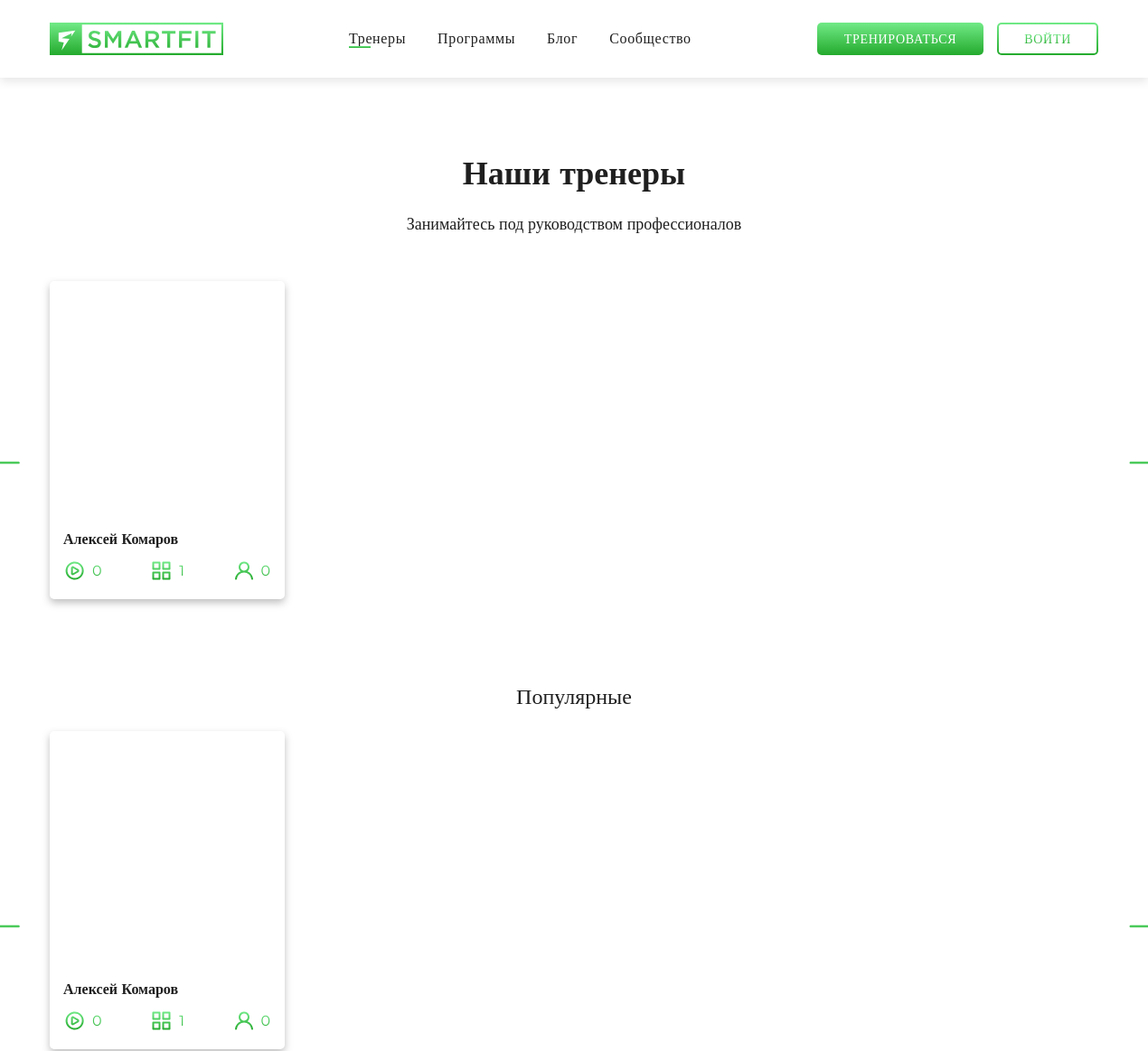
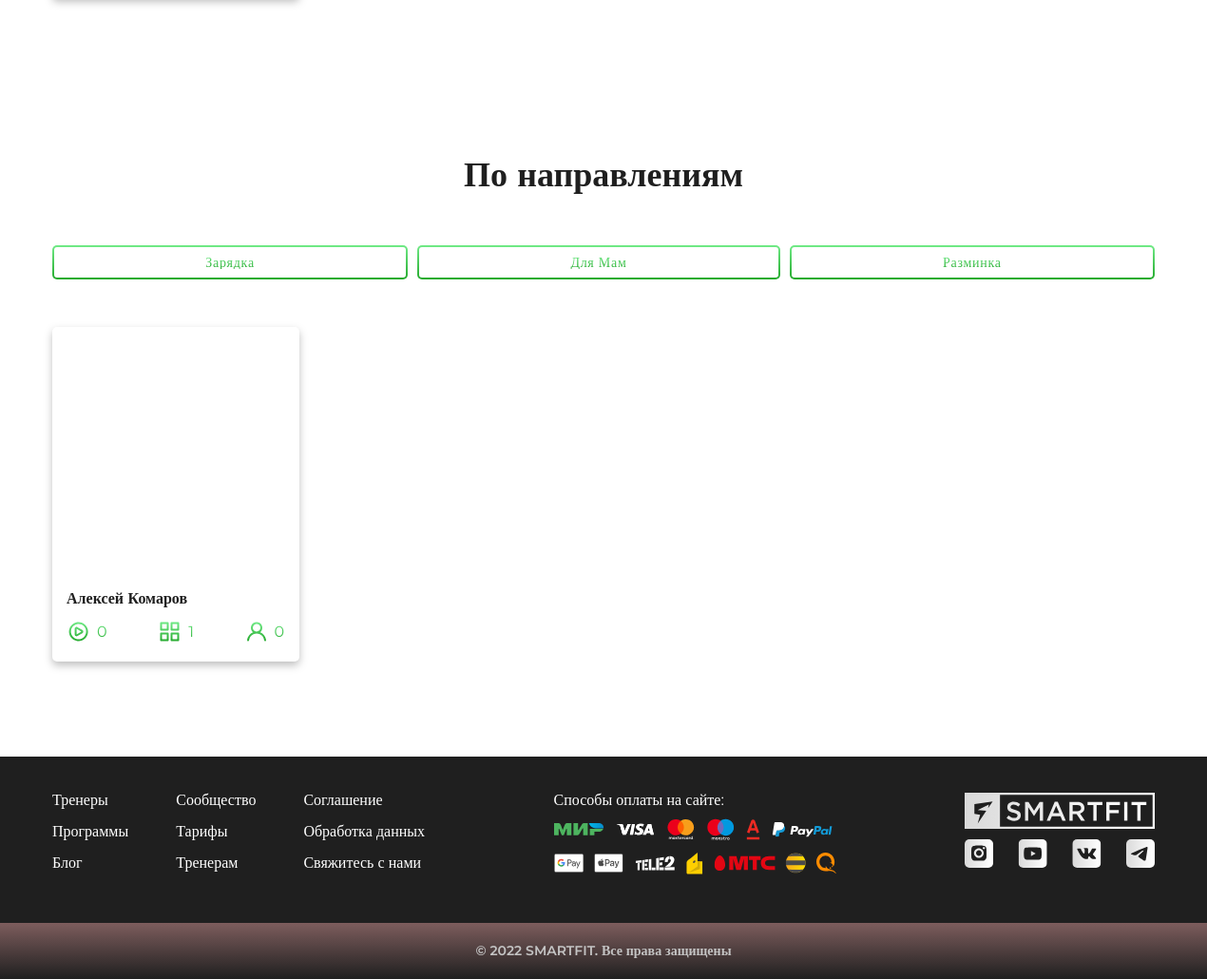
Page /trainers/ on the earlier database version (2 pictures, top to bottom).
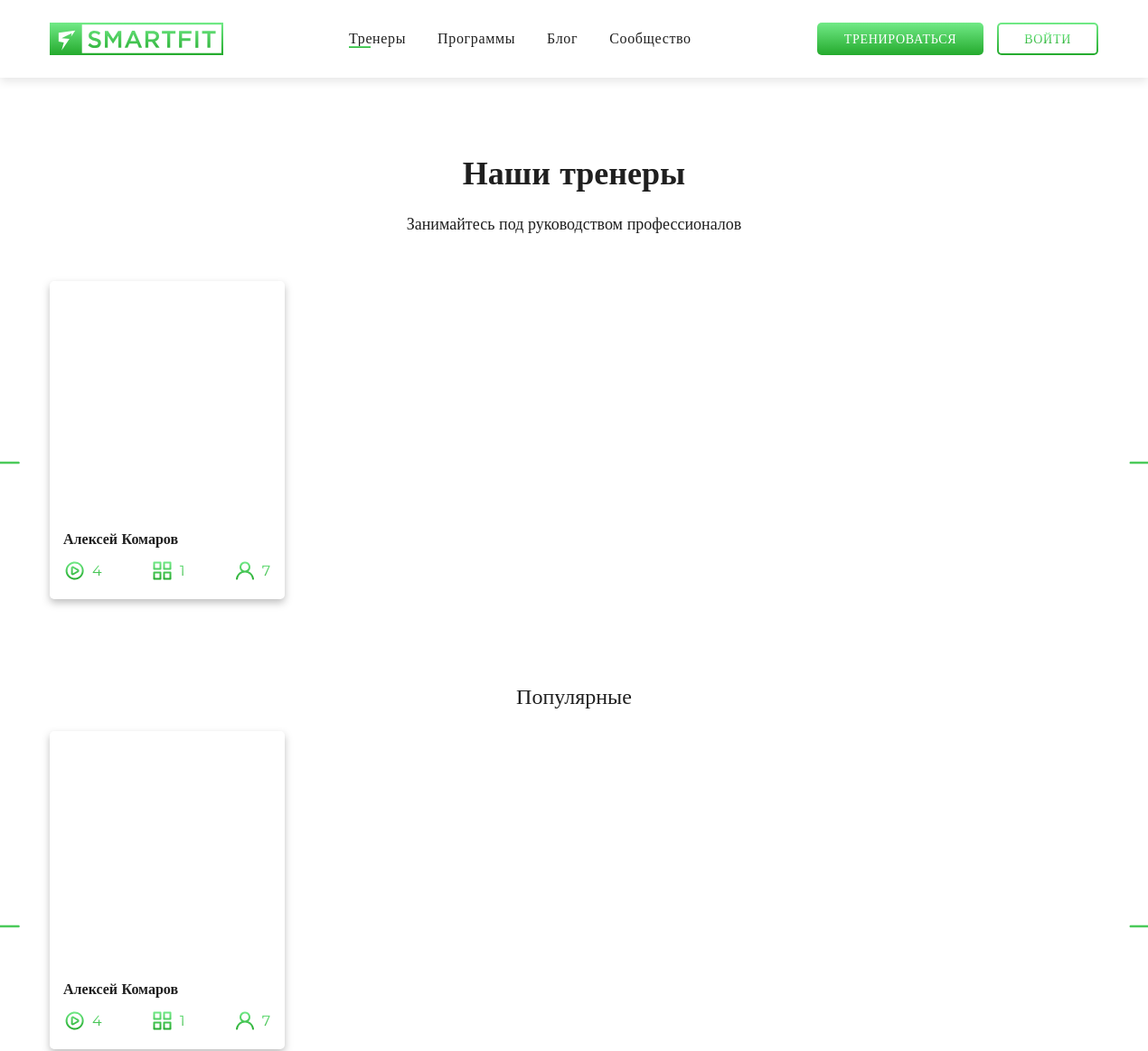
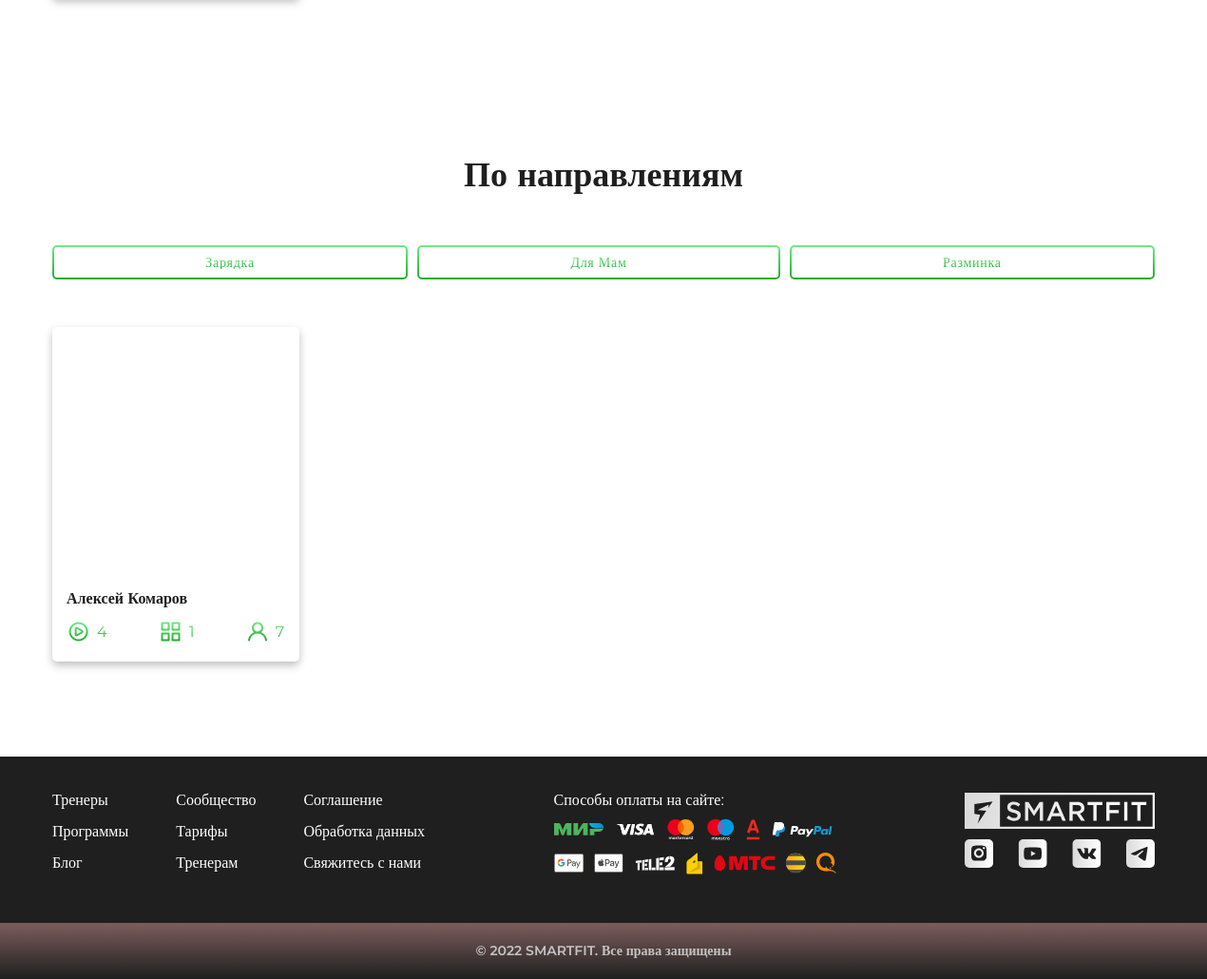
Same page on the later database version (2 pictures, top to bottom).
### core/models.py (models this page shows, shortened)
class Trainer(models.Model):
    name = models.CharField(max_length=20, verbose_name='Имя')
    trend = models.ForeignKey(Trend, on_delete=models.SET_NULL, null=True)
    preview_pic = models.ImageField()
    main_pic = models.ImageField(default=0)
    bio = models.TextField()
    video = models.CharField(max_length=1000)
    direction = models.ManyToManyField(Direction, through='Workout')
    workouts = models.IntegerField(default=0)
    programs = models.IntegerField(default=0)
    subscribers = models.IntegerField(default=0)
    class Meta:
        verbose_name = 'Тренер'

### core/views.py (the view)
# urls.py: path('trainers/', views.trainers, name='trainers'),
def trainers(request):
    template = 'trainers.html'
    context = {
        'popular': Trainer.objects.order_by('subscribers')[:10],
        'all': Trainer.objects.all(),
        'directions': Direction.objects.all(),
    }
    return render(request, template, context)

### core/templates/trainers.html (shortened to what the changed rows need)
<!DOCTYPE html>
<html lang="en" xmlns="http://www.w3.org/1999/html">
<head>
    <link rel="stylesheet" href="../static/fonts/stylesheet.css">
    <link rel="stylesheet" href="../static/css/SF_main.css">
    <link rel="stylesheet" href="../static/css/SF_components.css">
    <link rel="stylesheet" href="../static/css/SF_lk.css">
    <link rel="stylesheet" href="../static/css/modal.css">
</head>
<body>
<div class="trainers page">
    <div class="trainers__inner wrapper">
        <h2 class="trainers__title center">Наши тренеры</h2>
        <div class="wrapper">
            <div class='carousel trainers__carousel-1'>
                <div class="carousel__inner">
                    <div class="carousel__swiper swiper-container trainers__carousel-1">
                        <div class="swiper-wrapper">
                            {% for i in all %}
                                <a href="{% url 'trainer' i.id %}">
                                    <div class="swiper-slide">
                                        <div class="trainer-slide">
                                            <div class="trainer-slide__frame"
                                                 style='background-image: url("/media/{{ i.preview_pic }}")'></div>
                                            <div class="trainer-slide__info">
                                                <p class="trainer-slide__name">{{ i.name }}</p>
                                                <div class="trainer-slide__misc">
                                                    <div class="trainer-slide__item">
                                                        <img src='../static/images/videos.svg' alt=""
                                                             class="trainer-slide__item-icon"/>
                                                        {{ i.workouts }}
                                                    </div>
                                                    <div class="trainer-slide__item">
                                                        <img src='../static/images/apps.svg' alt=""
                                                             class="trainer-slide__item-icon"/>
                                                        {{ i.programs }}
                                                    </div>
                                                    <div class="trainer-slide__item">
                                                        <img src='../static/images/user.svg' alt=""
                                                             class="trainer-slide__item-icon"/>
                                                        {{ i.subscribers }}
                                                    </div>
                                                </div>
                                            </div>
                                        </div>
                                    </div>
                                </a>
                            {% endfor %}
                        </div>
                    </div>
                </div>
            </div>
        </div>
        <div class="wrapper">
            <div class='carousel trainers__carousel-2'>
                <div class="carousel__inner">
                    <div class="carousel__swiper swiper-container trainers__carousel-2">
                        <div class="swiper-wrapper">
                            {% for i in popular %}
                                <a href="{% url 'trainer' i.id %}">
                                    <div class="swiper-slide">
                                        <div class="trainer-slide">
                                            <div class="trainer-slide__frame"
                                                 style='background-image: url("../../media/{{ i.preview_pic }}")'></div>
                                            <div class="trainer-slide__info">
                                                <p class="trainer-slide__name">{{ i.name }}</p>
                                                <div class="trainer-slide__misc">
                                                    <div class="trainer-slide__item">
                                                        <img src='../static/images/videos.svg' alt=""
                                                             class="trainer-slide__item-icon"/>
                                                        {{ i.workouts }}
                                                    </div>
                                                    <div class="trainer-slide__item">
                                                        <img src='../static/images/apps.svg' alt=""
                                                             class="trainer-slide__item-icon"/>
                                                        {{ i.programs }}
                                                    </div>
                                                    <div class="trainer-slide__item">
                                                        <img src='../static/images/user.svg' alt=""
                                                             class="trainer-slide__item-icon"/>
                                                        {{ i.subscribers }}
                                                    </div>
                                                </div>
                                            </div>
                                        </div>
                                    </div>
                                </a>
                            {% endfor %}
                        </div>
                    </div>
                </div>
            </div>
        </div>
        <h2 class="trainers__title trainers__title-2">По направлениям</h2>
        {% if request.user_agent.is_mobile %}
            <div class="wrapper">
                <div class='carousel trainers-mobile'>
                    <div class="carousel__inner">
                        <div class="carousel__swiper swiper-container trainers-mobile">
                            <div class="swiper-wrapper">
                                {% for i in all %}
                                    <a href="{% url 'trainer' i.id %}">
                                        <div class="swiper-slide
                                                {% for j in i.direction.all %}{{ j.id }} {% endfor %} trainers_filter_slide">
                                            <div class="trainer-slide">
                                                <div class="trainer-slide__frame" style='
                                                        background-image:url("/media/{{ i.preview_pic }}") '></div>
                                                <div class="trainer-slide__info">
                                                    <p class="trainer-slide__name">{{ i.name }}</p>
                                                    <div class="trainer-slide__misc">
                                                        <div class="trainer-slide__item">
                                                            <img src='../static/images/videos.svg' alt=""
                                                                 class="trainer-slide__item-icon"/>
                                                            {{ i.workouts }}
                                                        </div>
                                                        <div class="trainer-slide__item">
                                                            <img src='../static/images/apps.svg' alt=""
                                                                 class="trainer-slide__item-icon"/>
                                                            {{ i.programs }}
                                                        </div>
                                                        <div class="trainer-slide__item">
                                                            <img src='../static/images/user.svg' alt=""
                                                                 class="trainer-slide__item-icon"/>
                                                            {{ i.subscribers }}
                                                        </div>
                                                    </div>
                                                </div>
                                            </div>
                                        </div>
                                    </a>
                                {% endfor %}
                            </div>
                        </div>
                    </div>
                </div>
            </div>
        {% else %}
            <div class="trainers__box">
                {% for i in all %}
                    <div class="trainer-slide
                            {% for j in i.direction.all %}{{ j.id }} {% endfor %} trainers_filter_slide">
                        <a href="{% url 'trainer' i.id %}">
                            <div class="trainer-slide__frame"
                                 style="background-image:url('/media/{{ i.preview_pic }}')"></div>
                            <div class="trainer-slide__info">
                                <p class="trainer-slide__name">{{ i.name }}</p>
                                <div class="trainer-slide__misc">
                                    <div class="trainer-slide__item">
                                        <img src="../static/images/videos.svg" alt="" class="trainer-slide__item-icon"/>
                                        {{ i.workouts }}
                                    </div>
                                    <div class="trainer-slide__item">
                                        <img src="../static/images/apps.svg" alt="" class="trainer-slide__item-icon"/>
                                        {{ i.programs }}
                                    </div>
                                    <div class="trainer-slide__item">
                                        <img src="../static/images/user.svg" alt="" class="trainer-slide__item-icon"/>
                                        {{ i.subscribers }}
                                    </div>
                                </div>
                            </div>
                        </a>
                    </div>
                {% endfor %}
            </div>
        {% endif %}
    </div>
</div>
</body>
</html>

Differences in the rows shown:
changed Trainer "Алексей Комаров": workouts "0" → "4"; subscribers "0" → "7"
